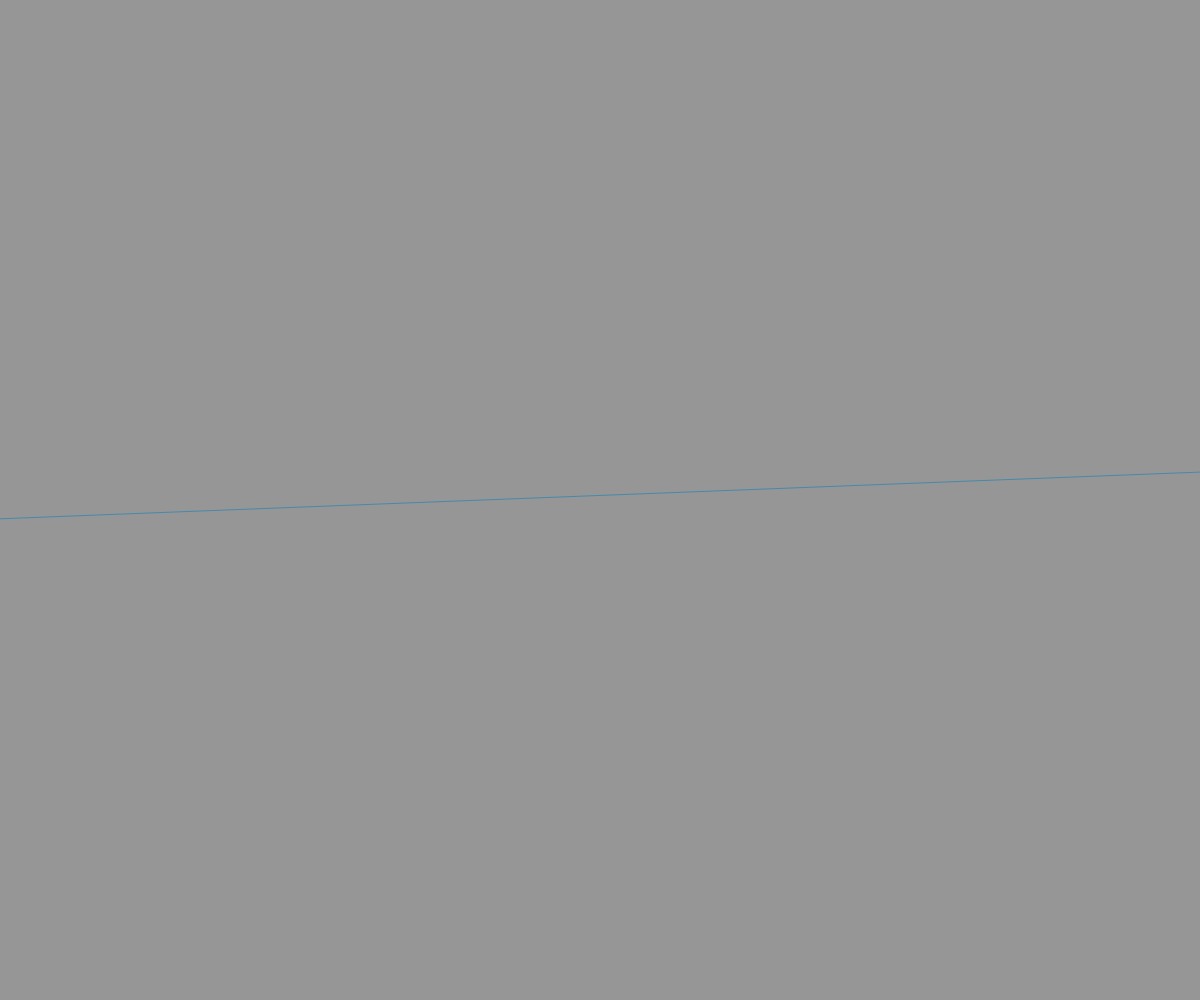
Frame 1 (no input)
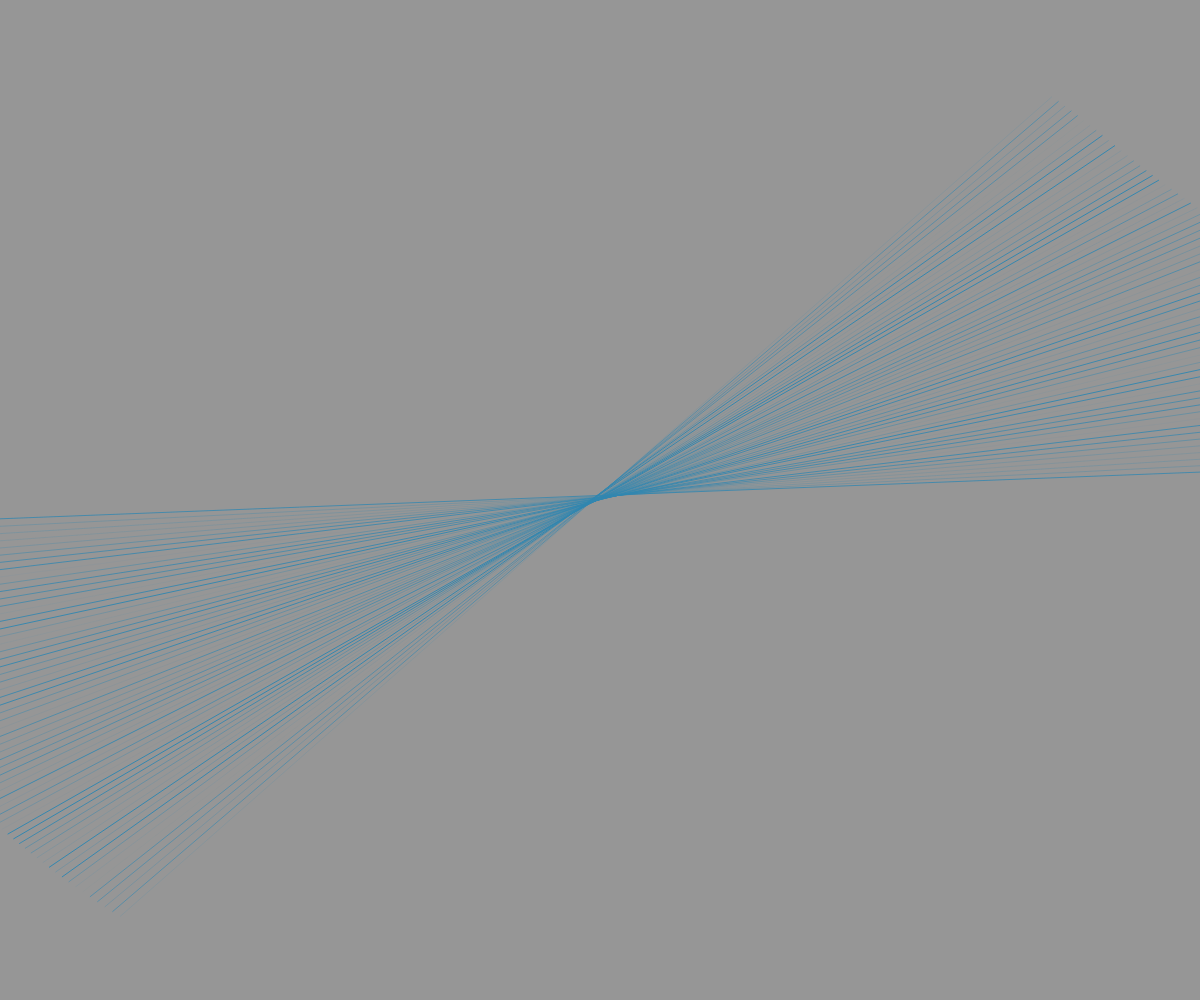
Frame 60 (no input)
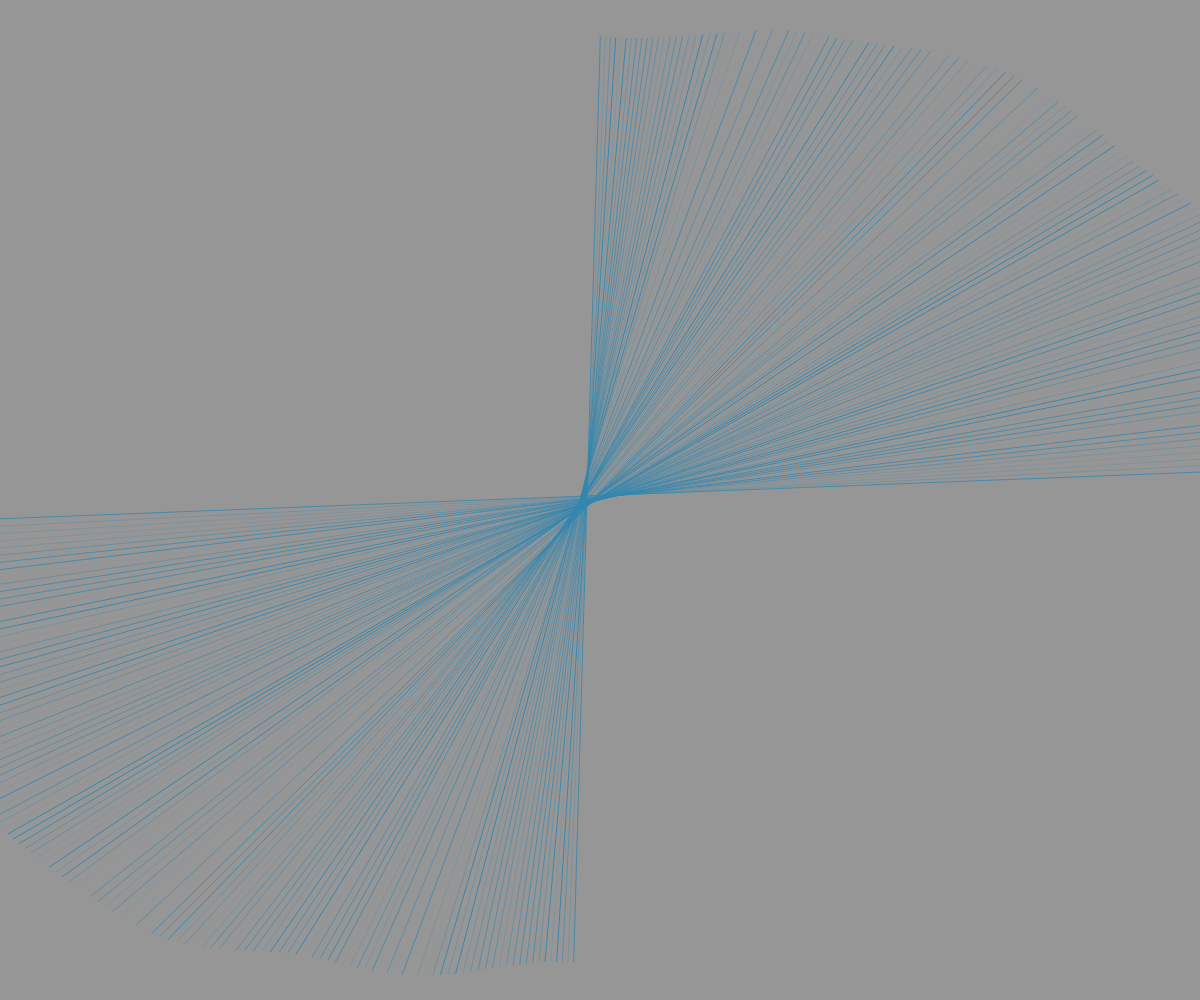
Frame 120 (the mouse pressed at the canvas centre since frame 60)

The p5.js sketch that drew these frames (run headless with seeded random() and noise() and a simulated clock; from frame 60 on, the mouse is pressed at the canvas centre):

// p5.js sketch
// ── sketch.js
var angnoise, radnoise;
var xnoise, ynoise;
var angle;
var radius;
var strokeCol = 254;
var strokeChange = -1;


function setup() {
  //Set Canvas
  createCanvas(windowWidth,windowHeight);
  background(150);
  frameRate(30);
  noFill();
  colorMode(RGB);
  angle = -PI/2
  
  //Establish noise parameters
  angnoise = random(10);
  radnoise = random(10);
  xnoise = random(10);
  ynoise = random(10);
  
}

function draw() {
  //Increment noise and turn to Perlin noise
  radnoise += .005;
  radius = (noise(radnoise) * (windowWidth - 50) ) + 1;
  
  angnoise += .005;
  angle += (noise(angnoise) * 6) - 3;
  if (angle > 360){angle -= 360;}
  if (angle < 0){angle += 360;}
  
  xnoise += .01;
  ynoise += .01;
  
  centerX = width/2 + (noise(xnoise)*100) - 50;
  centerY = height/2 + (noise(ynoise)*100) - 50;
  
  rad = radians(angle);
  x1 = centerX + (radius * cos(rad));
  y1 = centerY + (radius * sin(rad));
  
  opprad = rad + PI;
  x2 = centerX + (radius * cos(opprad));
  y2 = centerY + (radius * sin(opprad));
  
  // c1 = int(random(255));
  // c2 = int(random(255));
  // c3 = int(random(255));
  // strokeCol += strokeChange;
  // if (strokeCol > 254){strokeChange = -1;}
  // if (strokeCol < 0){strokeChange = 1; }
  hm = color(51, 135, 176, random(255));
  stroke(hm);
  
  line(x1, y1, x2, y2);
  
}
